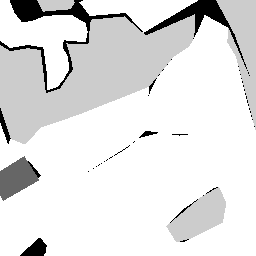
#> input picture DATA/SCSCD7_3/train(256_256)/curr_seg/000022_6.png, 256 x 256 px, found by its file name; its folder holds 4 pictures in this run
$ python curr_seg_visual.py
#> lines starting #> are read from the running program, lines starting #| are printed output that depends on the picture
import os
import cv2
import numpy as np

# 原始 curr_seg 文件夹
curr_seg_folder = './curr_seg'  # 修改为你的路径
# 保存可视化后的文件夹
output_folder = './curr_seg_visual'
os.makedirs(output_folder, exist_ok=True)

# 定义每个类别对应的颜色 (BGR 格式)
# colors = {
#     0: (128, 128, 128),  # Bareland - 灰色
#     1: (0, 0, 255),      # Water - 红色
#     2: (0, 255, 0),      # Building - 绿色
#     3: (255, 0, 0),      # Structure - 蓝色
#     4: (0, 255, 255),    # Farmland - 黄色
#     5: (0, 128, 0),      # Vegetation - 深绿色
#     6: (128, 64, 0)      # Road - 棕色
# }
#这个是和对比实验一样的颜色映射：
colors = {#(BGR 格式)
    0: (0, 128, 255),    # 0 Bareland 裸地：橙色，RGB(255,128,0) -> BGR(0,128,255)
    1: (255, 0, 0),      # 1 Water 水体：蓝色，RGB(0,0,255) -> BGR(255,0,0)
    2: (0, 0, 255),      # 2 Building 建筑：红色，RGB(255,0,0) -> BGR(0,0,255)
    3: (0, 255, 255),    # 3 Structure 构筑物：黄色，RGB(255,255,0) -> BGR(0,255,255)
    4: (0, 255, 0),      # 4 Farmland 耕地：亮绿，RGB(0,255,0) -> BGR(0,255,0)
    5: (0, 128, 0),      # 5 Vegetation 植被：深绿，RGB(0,128,0) -> BGR(0,128,0)
    6: (128, 128, 128),  # 6 Road 道路：灰色，RGB(128,128,128) -> BGR(128,128,128)
}
SC_SCD7_PALETTE = np.array([    ##(RGB 格式)
    (255, 128, 0),    # 0 Bareland裸地：橙色
    (0, 0, 255),      # 1 Water水体：蓝色
    (255, 0, 0),      # 2 Building建筑：红色
    (255, 255, 0),    # 3 Structure构筑物：黄色
    (0, 255, 0),      # 4 Farmland耕地：亮绿
    (0, 128, 0),      # 5 Vegetation植被：深绿
    (128, 128, 128),  # 6 Road道路：灰色
], dtype=np.uint8)

# 遍历文件夹
for filename in os.listdir(curr_seg_folder):
    if filename.endswith(('.png', '.jpg', '.tif')):
        filepath = os.path.join(curr_seg_folder, filename)
        seg = cv2.imread(filepath, cv2.IMREAD_GRAYSCALE)
#> seg is the input picture: shape (256, 256); min 0, max 5, mean 4.43
        # 创建彩色图
        seg_color = np.zeros((seg.shape[0], seg.shape[1], 3), dtype=np.uint8)
        for label, color in colors.items():
            seg_color[seg == label] = color
        # 保存
        output_path = os.path.join(output_folder, filename)
        cv2.imwrite(output_path, seg_color)
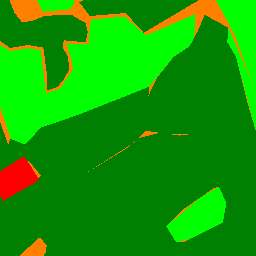
#> saved as 000022_6.png: shape (256, 256, 3); mean B, G, R 0, 158.3, 17.5
#> pass 2 of the loop `for filename in os.listdir(curr_seg_folder):`:
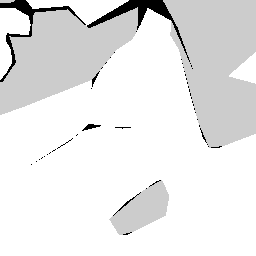
#> input picture DATA/SCSCD7_3/train(256_256)/curr_seg/000022_7.png, 256 x 256 px, found by its file name
#> seg is the input picture: shape (256, 256); min 0, max 5, mean 4.55
#> `cv2.imwrite(output_path, seg_color)`:
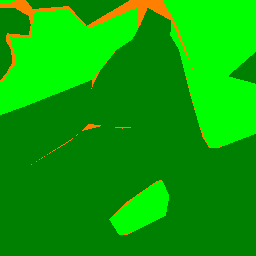
#> saved as 000022_7.png: shape (256, 256, 3); mean B, G, R 0, 165.9, 7.5
#> pass 3 of the loop `for filename in os.listdir(curr_seg_folder):`:
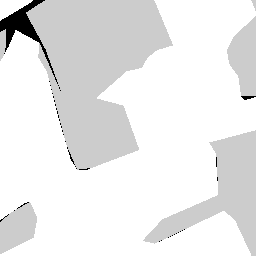
#> input picture DATA/SCSCD7_3/train(256_256)/curr_seg/000022_8.png, 256 x 256 px, found by its file name
#> seg is the input picture: shape (256, 256); min 0, max 5, mean 4.57
#> `cv2.imwrite(output_path, seg_color)`:
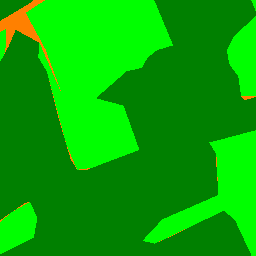
#> saved as 000022_8.png: shape (256, 256, 3); mean B, G, R 0, 171.6, 4.3
#> the loop made 4 passes; the first 3 are shown

print(f'彩色可视化 curr_seg 图像已保存到 {output_folder}')
